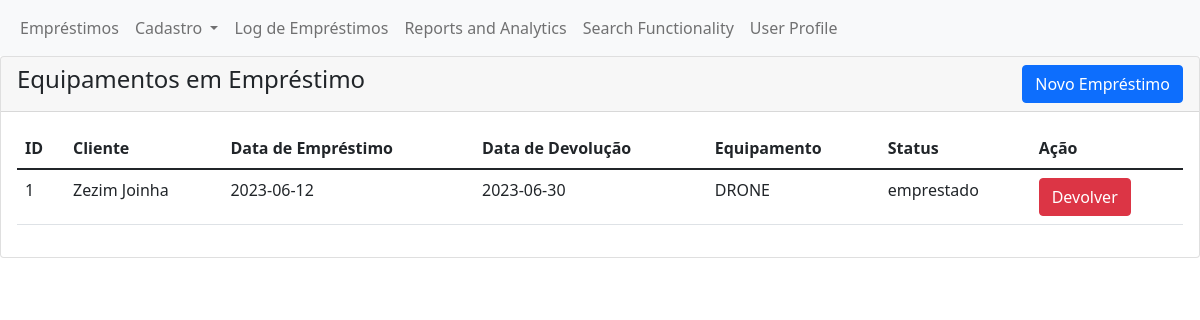
Page /dashboard/transations/manage_borrow.php (signed in) on the committed database.
### tables this page shows
CREATE TABLE `borrow_log` (
  `id` int(11) NOT NULL,
  `borrower_id` int(11) DEFAULT NULL,
  `equipment_id` int(11) DEFAULT NULL,
  `borrow_date` date DEFAULT NULL,
  `return_date` date DEFAULT NULL,
  `status_id` int(11) NOT NULL,
  `process_number` varchar(50) DEFAULT NULL
);

CREATE TABLE `borrowers` (
  `id` int(11) NOT NULL,
  `name` varchar(100) NOT NULL,
  `email` varchar(100) DEFAULT NULL,
  `phone` varchar(20) DEFAULT NULL,
  `organization_id` int(11) DEFAULT NULL
);

CREATE TABLE `equipment` (
  `id` int(11) NOT NULL,
  `name` varchar(100) NOT NULL,
  `description` varchar(255) DEFAULT NULL,
  `category` varchar(100) DEFAULT NULL,
  `serial_number` varchar(100) DEFAULT NULL,
  `status_id` int(11) DEFAULT NULL
);

CREATE TABLE `status_lookup` (
  `id` int(11) NOT NULL,
  `status` varchar(255) NOT NULL
);

### dashboard/transations/manage_borrow.php (the view, shortened to what this page needs)
<?php
require_once '../../db/database.php';
?>
<!DOCTYPE html>
<html lang="en">
<head>
    <link href="https://cdn.jsdelivr.net/npm/bootstrap@5.1.3/dist/css/bootstrap.min.css" rel="stylesheet">
</head>
    <nav class="navbar navbar-expand-lg navbar-light bg-light">
        <div class="container-fluid">
            <div class="collapse navbar-collapse" id="navbarNavAltMarkup">
            <div class="navbar-nav">
                <a class="nav-link" href="manage_borrow.php">Empréstimos</a>
                <div class="nav-item dropdown">
                    <a class="nav-link dropdown-toggle" href="#" id="cadastroDropdown" role="button" data-bs-toggle="dropdown" aria-expanded="false">
                        Cadastro
                    </a>
                </div>
                <a class="nav-link" href="#">Log de Empréstimos</a>
                <a class="nav-link" href="#">Reports and Analytics</a>
                <a class="nav-link" href="#">Search Functionality</a>
                <a class="nav-link" href="#p">User Profile</a>
            </div>
            </div>
        </div>
    </nav>
    <div class="row">
        <div class="col-md-12">
            <div class="card">
                <div class="card-header">
                    <h4>Equipamentos em Empréstimo
                        <a href="form_borrow_equipment.php" class="btn btn-primary float-end">Novo Empréstimo</a>
                    </h4>
                </div>
                <div class="card-body">
                    <table class="table">
                        <thead>
                            <tr>
                                <th scope="col">ID</th>
                                <th scope="col">Cliente</th>
                                <th scope="col">Data de Empréstimo</th>
                                <th scope="col">Data de Devolução</th>
                                <th scope="col">Equipamento</th>
                                <th scope="col">Status</th>
                                <th scope="col">Ação</th>
                            </tr>
                        </thead>
                        <tbody>
                        <?php
                            $sql = "SELECT borrow_log.id, borrowers.name AS borrower_name, borrow_log.borrow_date, borrow_log.return_date, equipment.name AS equipment_name, status_lookup.status
                            FROM borrow_log
                            INNER JOIN borrowers ON borrow_log.borrower_id = borrowers.id
                            INNER JOIN equipment ON borrow_log.equipment_id = equipment.id
                            INNER JOIN status_lookup ON borrow_log.status_id = status_lookup.id";
                            $result = mysqli_query($conn, $sql);
                            while ($row = mysqli_fetch_assoc($result)) {
                        ?>
                            <tr>
                                <td><?php echo $row['id']; ?></td>
                                <td><?php echo $row['borrower_name']; ?></td>
                                <td><?php echo $row['borrow_date']; ?></td>
                                <td><?php echo $row['return_date']; ?></td>
                                <td><?php echo $row['equipment_name']; ?></td>
                                <td><?php echo $row['status']; ?></td>
                                <td>
                                    <a href="return_equipment.php?id=<?php echo $row['id']; ?>" class="btn btn-danger">Devolver</a>
                                </td>
                            </tr>
                        <?php } ?>
                        </tbody>
                    </table>
                </div>
            </div>
        </div>
    </div>
</body>
</html>

### rows in the picture
borrow_log: id "1", borrower.name "Zezim Joinha", borrow_date "2023-06-12", return_date "2023-06-30", equipment.name "DRONE", status.status "emprestado"
